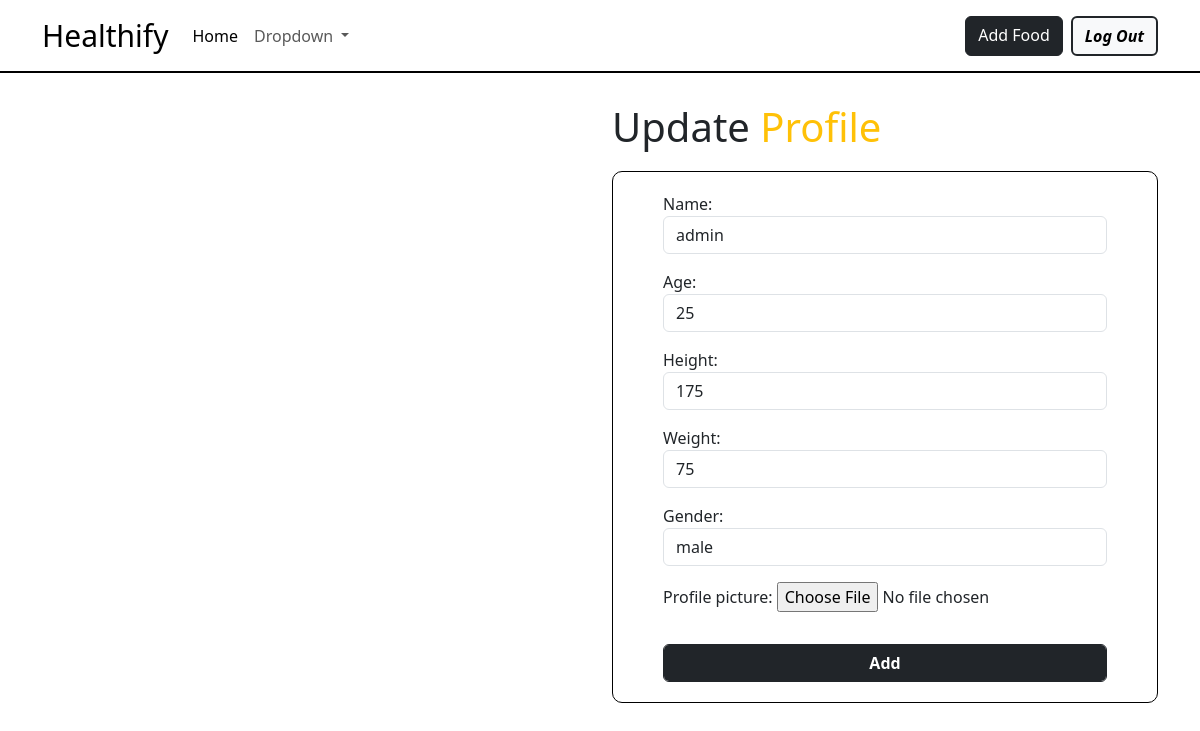
Page /upuser/5 on the earlier database version.
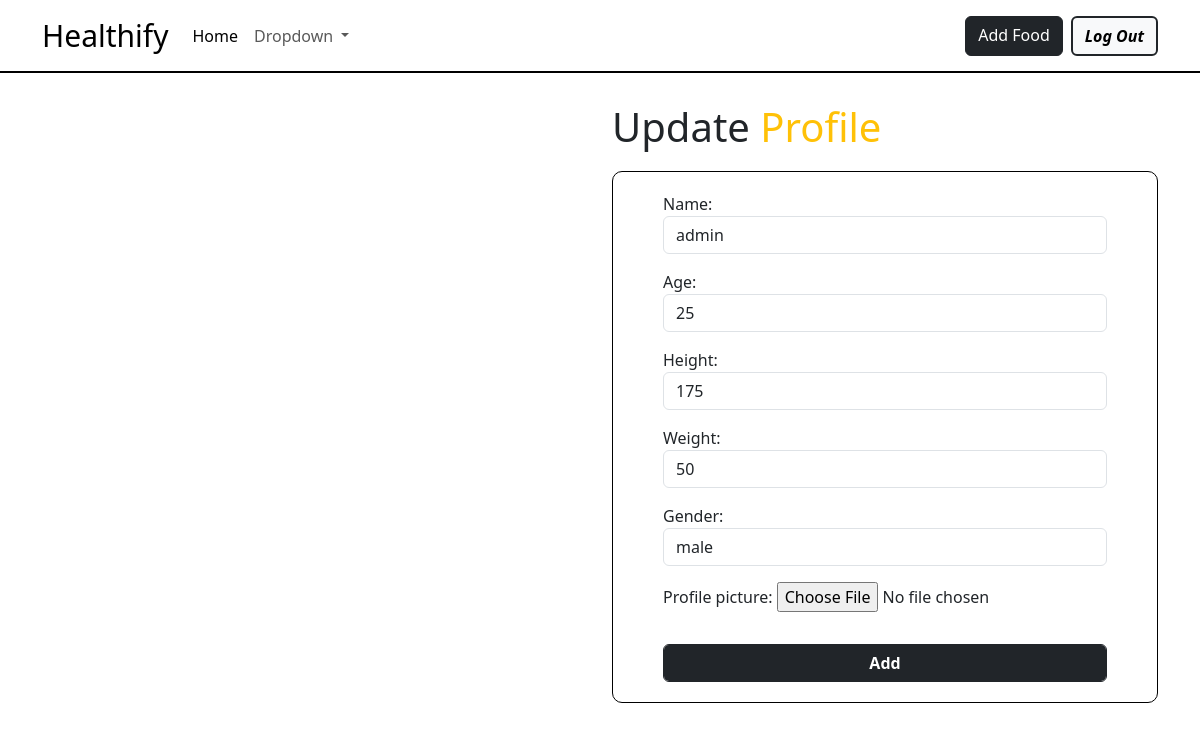
Same page on the later database version.
### web/models.py (models this page shows, shortened)
class UserProfile_Model(models.Model):
    name=models.CharField(max_length=100,null=True)
    age=models.PositiveIntegerField(null=True)
    height=models.IntegerField(null=True)
    weight=models.IntegerField(null=True)
    gender=models.CharField(max_length=100,choices=[('male','male'),
                                                    ('female','female')],null=True)
    profile_picture=models.FileField(upload_to='images',null=True,blank=True)
    user=models.OneToOneField(User,on_delete=models.CASCADE)
    created_date=models.DateField(auto_now_add=True)
    updated_date=models.DateField(auto_now=True)
    is_active=models.BooleanField(default=True)
    def create_profile(sender,instance,created,**kwargs):
        if created:
            UserProfile_Model.objects.update_or_create(user=instance)
    post_save.connect(sender=User,receiver=create_profile)

### web/views.py (the view, shortened to what this page needs)
# urls.py: path('upuser/<int:pk>', Update_UserProfile_View.as_view(),name='upuser'),
class Update_UserProfile_View(View):
    def get(self, request, *args, **kwargs):
        id = kwargs.get('pk')
        data=UserProfile_Model.objects.get(id=id)
        form = UserProfile_Form(instance=data)
        return render(request, 'profile_update.html', {'form': form})

### web/forms.py
class UserProfile_Form(forms.ModelForm):
    class Meta:
        model=UserProfile_Model
        fields=['name','age','height','weight','gender','profile_picture']
        read_only_fields=['user','created_date','updated_date','is_active']
        widgets={
            'name':forms.TextInput(attrs={'class':'form-control',
                                          'placeholder': 'Enter your name'}),
            'age':forms.NumberInput(attrs={'class':'form-control',
                                            'placeholder':'Enter Your age'}),
            'height':forms.NumberInput(attrs={'class':'form-control',
                                               'placeholder':'Enter Your height in cm'}),
            'weight':forms.NumberInput(attrs={'class':'form-control',
                                               'placeholder':'Enter your weight in Kg'}),
            'gender':forms.Select(attrs={'class':'form-control'}),
            'profile_picture':forms.FileInput(attrs={'class':'form-control-file',
                                                      'id':'profile_image'})   #id is given because it will be useful for JavaScript interactions or CSS.
        }

### web/templates/profile_update.html (shortened to what this page needs)
<!DOCTYPE html>
<html lang="en">
<head>
    <link href="https://cdn.jsdelivr.net/npm/bootstrap@5.3.3/dist/css/bootstrap.min.css" rel="stylesheet"
>
</head>
<body>
    <div class="container-fluid">
        <div class="row">
            <nav class="navbar navbar-expand-lg header">
                <div class="container">
                    <a class="navbar-brand" href="#">Healthify</a>
                    <div class="collapse navbar-collapse" id="navbarSupportedContent">
                        <ul class="navbar-nav me-auto mb-2 mb-lg-0">
                            <li class="nav-item">
                                <a class="nav-link active" aria-current="page" href="{% url 'home' %}">Home</a>
                            </li>
                            <li class="nav-item dropdown">
                                <a class="nav-link dropdown-toggle" href="#" role="button" data-bs-toggle="dropdown"
                                    aria-expanded="false">
                                    Dropdown
                                </a>
                            </li>
                        </ul>
                        <form class="d-flex" role="search">
                            <a href="" class="btn btn-dark">Add Food</a>
                            <div><a href="{% url 'logout' %}"
                                    class="btn btn-light border border-2 border-dark ms-2"><b><i>Log
                                            Out</i></b></a></div>
                        </form>
                    </div>
                </div>
            </nav>
        </div>
    </div>
    <div class="container block1">
        <div class="row">
            <div class="col-lg-6 col-md-6 col-sm-12 col-12">
            </div>
            <div class="col-lg-6 col-md-6 col-sm-12 col-12">
                <h1>Update <span class="text-warning">Profile</span></h1>
                <form class="fom" action="" method="post" enctype="multipart/form-data">
                    {{form.as_p}}
                    <button class="btn btn-dark form-control mt-3" type="submit"><b>Add</b></button>
                </form>
            </div>
        </div>
    </div>
</body>
</html>

### web/templates/profile_update.html (style rules this page uses)
* { margin: 0; padding: 0; box-sizing: border-box; }
.header { background-color: white; border-bottom: 2px solid black; }
.navbar-brand { font-size: 30px; }
.block1 { padding-top: 30px; }
.fom { border: 1px solid black; border-radius: 10px; padding: 20px 50px 20px 50px; margin-top: 20px; }

Differences in the rows shown:
changed UserProfile_Model "admin": weight "75" → "50"
